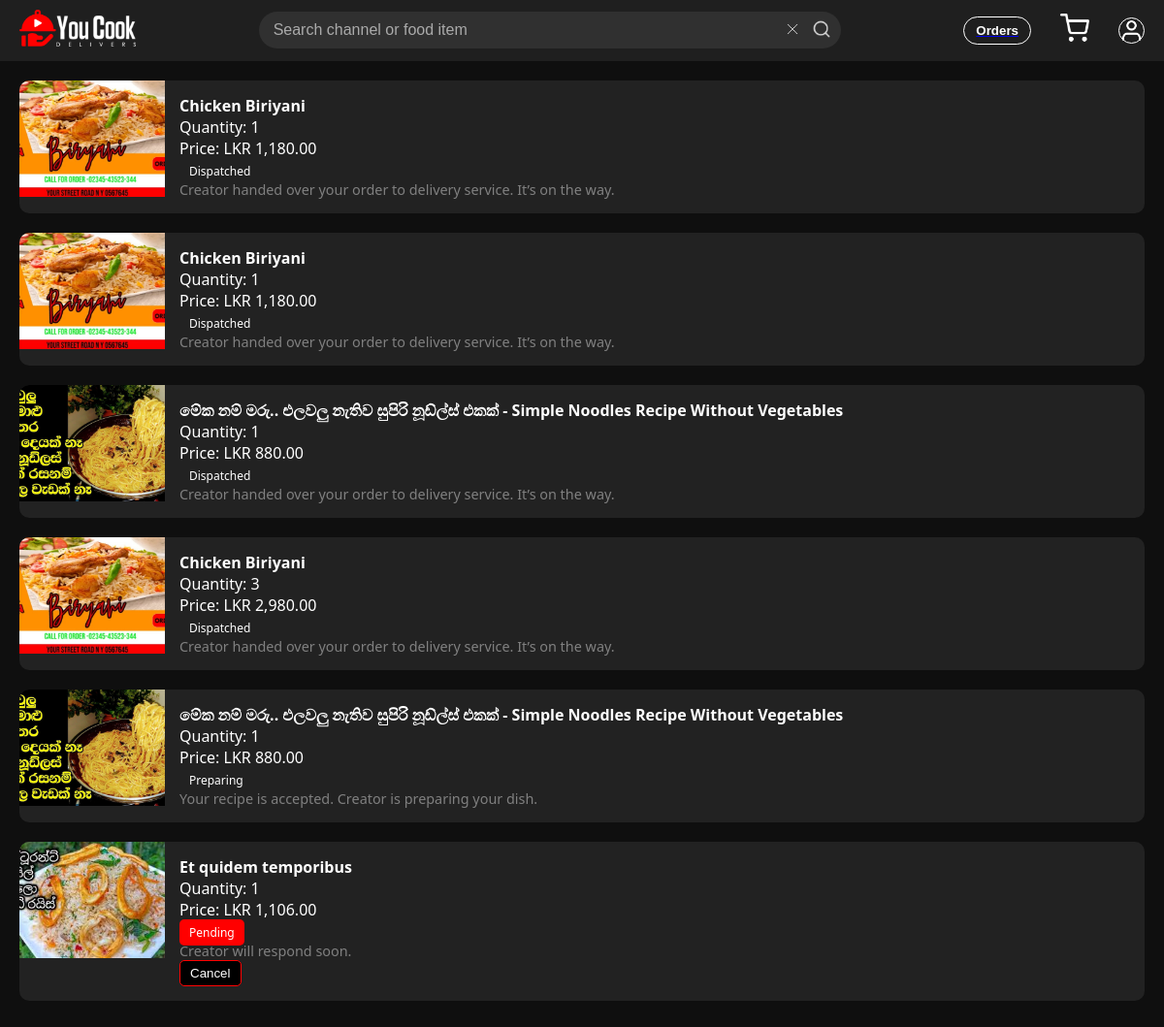
Screenshot of /orders.php (signed in) with the database file from the repository.
### tables this page shows
CREATE TABLE `order` (
  `Order_ID` int NOT NULL AUTO_INCREMENT,
  `Address` varchar(255) DEFAULT NULL,
  `Quantity` int DEFAULT NULL,
  `Recipe_ID` int DEFAULT NULL,
  `Viewer_ID` int DEFAULT NULL,
  `state` varchar(45) DEFAULT NULL,
  PRIMARY KEY (`Order_ID`),
  KEY `Recipe_ID` (`Recipe_ID`),
  KEY `Viewer_ID` (`Viewer_ID`),
  CONSTRAINT `order_ibfk_1` FOREIGN KEY (`Recipe_ID`) REFERENCES `recipe` (`Recipe_ID`),
  CONSTRAINT `order_ibfk_2` FOREIGN KEY (`Viewer_ID`) REFERENCES `viewerregister` (`Viewer_ID`)
);

CREATE TABLE `recipe` (
  `Recipe_ID` int NOT NULL AUTO_INCREMENT,
  `Recipe_title` varchar(100) DEFAULT NULL,
  `Recipe_description` text,
  `ytLink` varchar(255) DEFAULT NULL,
  `Preparation_time` int DEFAULT NULL,
  `Price` decimal(10,2) DEFAULT NULL,
  `Delivery_areas` varchar(255) DEFAULT NULL,
  `thumbnail` varchar(255) DEFAULT NULL,
  `Dish_image_1` varchar(255) DEFAULT NULL,
  `Dish_image_2` varchar(255) DEFAULT NULL,
  `Dish_image_3` varchar(255) DEFAULT NULL,
  `Creator_ID` int DEFAULT NULL,
  PRIMARY KEY (`Recipe_ID`),
  KEY `Creator_ID` (`Creator_ID`),
  CONSTRAINT `Creator_ID` FOREIGN KEY (`Creator_ID`) REFERENCES `creatorregister` (`Creator_ID`)
);

### orders.php (the view, shortened to what this page needs)
<?php
include "connection.php";
$viewer_id = $_SESSION['Viewer_ID'] ?? null;
$orders = [];
if ($viewer_id) {
  $sql = "SELECT o.Order_ID, o.Quantity, o.state, r.Recipe_title, r.thumbnail, r.Price
          FROM `Order` o
          JOIN Recipe r ON o.Recipe_ID = r.Recipe_ID
          WHERE o.Viewer_ID = ?";
  $stmt = $conn->prepare($sql);
  $stmt->bind_param("i", $viewer_id);
  $stmt->execute();
  $result = $stmt->get_result();
  while ($row = $result->fetch_assoc()) {
    $orders[] = $row;
  }
}
?>
<!DOCTYPE html>
<html lang="en">
<head>
  <link rel="stylesheet" href="../YCD/css/orders.css" />
</head>
<body>
<header>
  <div class="logo"><img src="../YCD/images/logo3.png" alt="You Cook Logo"/></div>
  <div class="search-bar">
    <input type="text" placeholder="Search channel or food item" />
    <button class="clear"><img src="../YCD/images/close.png" alt="Clear" /></button>
    <button class="search-btn"><img src="../YCD/images/search.png" alt="Search" /></button>
  </div>
  <div class="ordercart">
    <div class="orderBtn"><a href="orders.php"><button>Orders</button></a></div>
    <div class="cart"><a href="../YCD/cart.php"><img src="../YCD/images/cart.png" alt="cart" /></a></div>
    <div class="profile"><button><img src="../YCD/images/user.png" alt="User Icon" /></button></div>
</header>
<main class="orders-section">
  <?php if (count($orders) > 0): ?>
    <?php foreach ($orders as $order): ?>
      <?php
        $statusClass = 'pending';
        $statusText = 'Pending';
        $statusMessage = 'Creator will respond soon.';
        if ($order['state'] === 'rejected') {
          $statusClass = 'rejected';
          $statusText = 'Rejected';
          $statusMessage = 'Sorry, the creator rejected your order.';
        } elseif ($order['state'] === 'accepted') {
          $statusClass = 'preparing';
          $statusText = 'Preparing';
          $statusMessage = 'Your recipe is accepted. Creator is preparing your dish.';
        } elseif ($order['state'] === 'dispatched') {
          $statusClass = 'dispatched';
          $statusText = 'Dispatched';
          $statusMessage = 'Creator handed over your order to delivery service. It’s on the way.';
        }
      ?>
      <div class="order-card" data-status="<?= $statusClass ?>">
        <img src="<?= htmlspecialchars($order['thumbnail']) ?>" alt="Thumbnail">
        <div class="details">
          <p><strong><?= htmlspecialchars($order['Recipe_title']) ?></strong></p>
          <p>Quantity: <?= $order['Quantity'] ?></p>
          <p>Price: LKR <?= number_format($order['Price'] * $order['Quantity'] + 280, 2) ?></p>
          <div class="status">
            <span class="badge <?= $statusClass ?>"><?= $statusText ?></span>
            <p style="font-size: 0.9rem; color: gray;"><?= $statusMessage ?></p>
            <?php if ($order['state'] === null): ?>
              <form method="POST" class="cancel-form" onsubmit="return confirm('Are you sure you want to cancel this order?');">
                <button type="submit" class="cancel-btn">Cancel</button>
              </form>
            <?php endif; ?>
          </div>
        </div>
      </div>
    <?php endforeach; ?>
  <?php else: ?>
    <p style="padding:1rem;">You have no orders yet.</p>
  <?php endif; ?>
</main>
</body>
</html>

### css/orders.css (style rules this page uses)
* { margin: 0; padding: 0; box-sizing: border-box; }
body { font-family: "Segoe UI", sans-serif; background-color: #0f0f0f; color: #fff; }
header { display: flex; justify-content: space-between; align-items: center; background-color: #1f1f1f; padding: 10px 20px; position: sticky; top: 0; z-index: 100; }
.logo img { width: 120px; }
.search-bar { display: flex; align-items: center; flex: 1; max-width: 600px; margin: 0 20px; position: relative; }
.search-bar input { width: 100%; padding: 10px 40px 10px 15px; border: none; border-radius: 20px; font-size: 1rem; background-color: #303030; color: #fff; }
.search-bar input::placeholder { color: #aaa; }
.search-bar .search-btn, .search-bar .clear { position: absolute; background: none; border: none; cursor: pointer; padding: 5px; }
.search-bar .clear { right: 35px; }
.search-bar .search-btn { right: 5px; }
.search-bar img { width: 20px; height: 20px; }
.orderBtn button { background-color: transparent; color: white; padding: 6px 12px; border: 1px solid #fff; border-radius: 20px; font-weight: bold; display: flex; align-items: center; gap: 5px; cursor: pointer; }
.profile button { background-color: transparent; color: white; border: 1px solid #fff; border-radius: 20px; font-weight: bold; display: flex; align-items: center; gap: 5px; cursor: pointer; }
.profile img { width: 25px; height: 25px; }
.cart img { width: 30px; height: 30px; }
.ordercart { display: flex; align-items: center; gap: 30px; }
.orders-section { padding: 20px; }
.order-card { display: flex; background: #222; margin-bottom: 20px; border-radius: 10px; overflow: hidden; }
.order-card img { width: 150px; height: 120px; object-fit: cover; }
.details { padding: 15px; }
.badge { padding: 5px 10px; border-radius: 5px; font-size: 12px; margin-right: 10px; }
.badge.pending { background-color: red; }
.cancel-btn { background-color: black; color: white; border: 1px solid red; padding: 5px 10px; border-radius: 5px; cursor: pointer; }

### rows the page displays
order: Recipe_ID.thumbnail (picture), Recipe_ID.Recipe_title "Chicken Biriyani", Quantity "1", $order['Price'] * $order['Quantity'] + 280 "1,180.00", state "Dispatched", state "Creator handed over your order to delivery service. It’s on the way."
order: Recipe_ID.thumbnail (picture), Recipe_ID.Recipe_title "Chicken Biriyani", Quantity "1", $order['Price'] * $order['Quantity'] + 280 "1,180.00", state "Dispatched", state "Creator handed over your order to delivery service. It’s on the way."
order: Recipe_ID.thumbnail (picture), Recipe_ID.Recipe_title "මේක නම් මරු.. එලවලු නැතිව සුපිරි නූඩ්ල්ස් එකක් - Simple Noodles Recipe Without Vegetables", Quantity "1", $order['Price'] * $order['Quantity'] + 280 "880.00", state "Dispatched", state "Creator handed over your order to delivery service. It’s on the way."
order: Recipe_ID.thumbnail (picture), Recipe_ID.Recipe_title "Chicken Biriyani", Quantity "3", $order['Price'] * $order['Quantity'] + 280 "2,980.00", state "Dispatched", state "Creator handed over your order to delivery service. It’s on the way."
order: Recipe_ID.thumbnail (picture), Recipe_ID.Recipe_title "මේක නම් මරු.. එලවලු නැතිව සුපිරි නූඩ්ල්ස් එකක් - Simple Noodles Recipe Without Vegetables", Quantity "1", $order['Price'] * $order['Quantity'] + 280 "880.00", state "Preparing", state "Your recipe is accepted. Creator is preparing your dish."
order: Recipe_ID.thumbnail (picture), Recipe_ID.Recipe_title "Et quidem temporibus", Quantity "1", $order['Price'] * $order['Quantity'] + 280 "1,106.00", statusText "Pending", statusMessage "Creator will respond soon."
